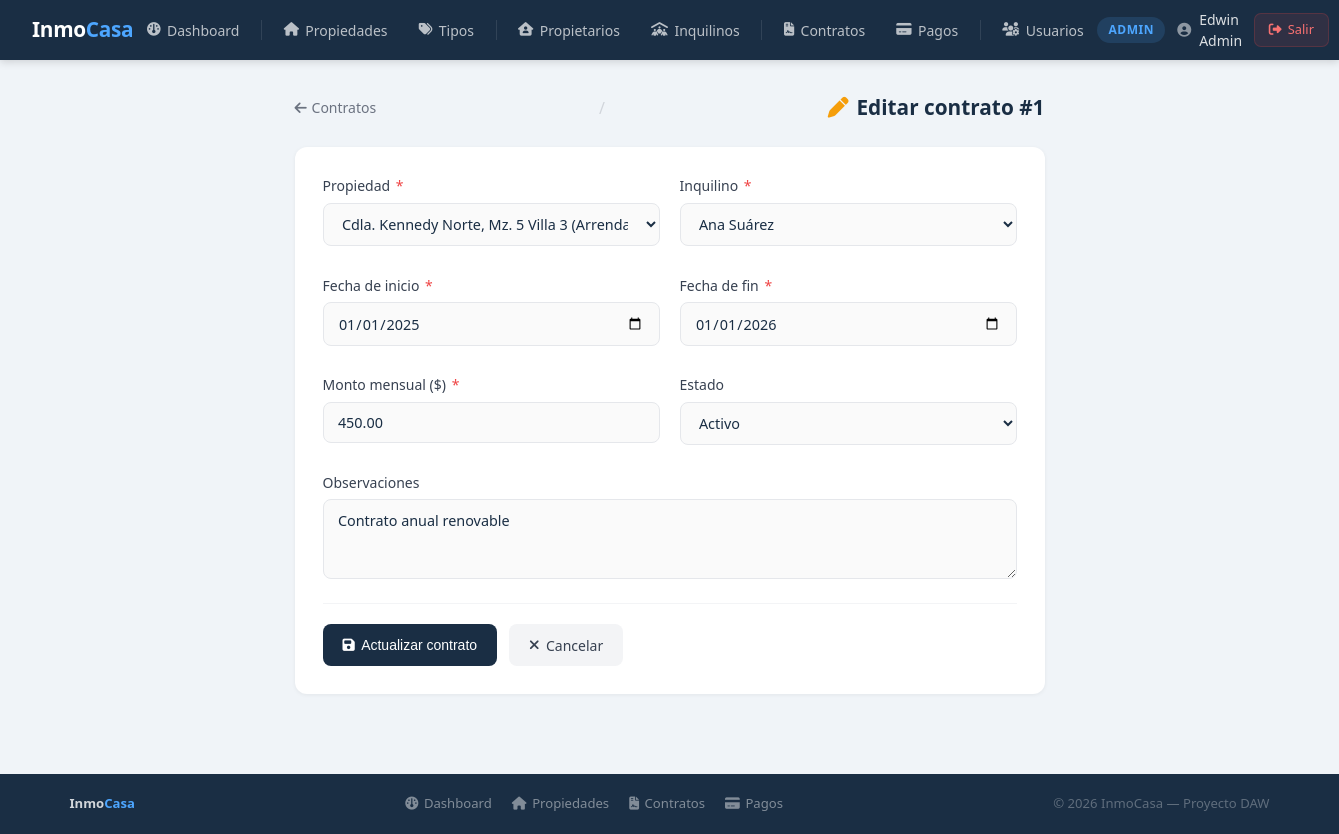
The page /index.php?action=contrato_editar&id=1 (signed in) on the database its author committed.
### tables this page shows
CREATE TABLE IF NOT EXISTS contratos (
    id INT AUTO_INCREMENT PRIMARY KEY,
    propiedad_id INT NOT NULL,
    inquilino_id INT NOT NULL,
    fecha_inicio DATE NOT NULL,
    fecha_fin DATE NOT NULL,
    monto_mensual DECIMAL(10,2) NOT NULL,
    estado ENUM('Activo', 'Finalizado', 'Cancelado') DEFAULT 'Activo',
    observaciones TEXT,
    created_at TIMESTAMP DEFAULT CURRENT_TIMESTAMP,
    FOREIGN KEY (propiedad_id) REFERENCES propiedades(id),
    FOREIGN KEY (inquilino_id) REFERENCES inquilinos(id)
);

CREATE TABLE IF NOT EXISTS propiedades (
    id INT AUTO_INCREMENT PRIMARY KEY,
    direccion VARCHAR(200) NOT NULL,
    precio DECIMAL(10,2) NOT NULL,
    metros2 DECIMAL(8,2) NOT NULL,
    descripcion TEXT,
    estado ENUM('Disponible', 'Arrendada', 'En venta', 'Vendida') DEFAULT 'Disponible',
    tipo_id INT NOT NULL,
    propietario_id INT NOT NULL,
    created_at TIMESTAMP DEFAULT CURRENT_TIMESTAMP,
    FOREIGN KEY (tipo_id) REFERENCES tipos_inmueble(id),
    FOREIGN KEY (propietario_id) REFERENCES propietarios(id)
);

CREATE TABLE IF NOT EXISTS inquilinos (
    id INT AUTO_INCREMENT PRIMARY KEY,
    nombre VARCHAR(100) NOT NULL,
    cedula VARCHAR(13) NOT NULL UNIQUE,
    telefono VARCHAR(15),
    email VARCHAR(100) NOT NULL UNIQUE,
    direccion VARCHAR(200),
    referencia VARCHAR(200),
    created_at TIMESTAMP DEFAULT CURRENT_TIMESTAMP
);

### app/controllers/ContratoController.php (called while the page is built, shortened)
<?php
include_once __DIR__ . '/../models/Contrato.php';
include_once __DIR__ . '/../models/Propiedad.php';
include_once __DIR__ . '/../models/Inquilino.php';
class ContratoController {
    private $modelo;
    public function __construct() {
        $this->modelo = new Contrato();
    }
    public function editar($id) {
        $contrato = $this->modelo->obtenerPorId($id);
        $propiedadModelo = new Propiedad();
        $propiedades = $propiedadModelo->obtenerTodos();
        $inquilinoModelo = new Inquilino();
        $inquilinos = $inquilinoModelo->obtenerTodos();
        include_once __DIR__ . '/../views/contratos/editar.php';
    }
}
?>

### config/database.example.php (called while the page is built, shortened)
<?php
class Database{
    private static $conn = null;
    public static function getConexion(){
        if( self::$conn === null){
            try{
                $dsn = 'mysql:host='.DB_HOST .
                ';port='. DB_PORT .
                ';dbname='.DB_NAME .
                ';charset=utf8';
                self::$conn = new PDO($dsn , DB_USER,DB_PASS ,[
                    PDO::ATTR_ERRMODE => PDO::ERRMODE_EXCEPTION,
                    PDO::ATTR_DEFAULT_FETCH_MODE => PDO::FETCH_ASSOC,
                    PDO::ATTR_EMULATE_PREPARES => false,
                ]);
            }catch(PDOException $e){
                die("Error de conexion: ". $e->getMessage());
            }
        }
        return self::$conn;
    }
}
?>

### app/models/Contrato.php (called while the page is built, shortened)
<?php
class Contrato
{
    private $conn;
    public function __construct()
    {
        $this->conn = Database::getConexion();
    }
    public function obtenerPorId($id)
    {
        try {
            $sql = "SELECT c.*,
            p.direccion AS propiedad_direccion,
            p.propietario_id,
            i.nombre AS nombre_inquilino
            FROM contratos c
            INNER JOIN propiedades p ON c.propiedad_id = p.id
            Inner join inquilinos i ON c.inquilino_id = i.id
            WHERE c.id = ?";
            $stmt = $this->conn->prepare($sql);
            $stmt->execute([$id]);
            return $stmt->fetch();
        } catch (PDOException $e) {
            return ["Exito" => false, "mensaje" => "Error de obtener por id" . $e->getMessage()];
        }
    }
}

### app/models/Propiedad.php (called while the page is built, shortened)
<?php
class Propiedad {
    private $conn;
    public function __construct() {
        $this->conn = Database::getConexion();
    }
    public function obtenerTodos() {
        try {
            $sql = "SELECT p.*,
                    t.nombre AS tipo_nombre,
                    pr.nombre AS propietario_nombre
                    FROM propiedades p
                    INNER JOIN tipos_inmueble t ON p.tipo_id = t.id
                    INNER JOIN propietarios pr ON p.propietario_id = pr.id
                    ORDER BY p.created_at DESC";
            $stmt = $this->conn->prepare($sql);
            $stmt->execute();
            return $stmt->fetchAll();
        } catch (PDOException $e) {
            return ["exito" => false, "mensaje" => "Error al obtener propiedades: " . $e->getMessage()];
        }
    }
}
?>

### app/models/Inquilino.php (called while the page is built, shortened)
<?php
class Inquilino {
    private $conn;
    public function __construct() {
        $this->conn = Database::getConexion();
    }
    public function obtenerTodos() {
        try {
            $sql = "SELECT * FROM inquilinos ORDER BY nombre ASC";
            $stmt = $this->conn->prepare($sql);
            $stmt->execute();
            return $stmt->fetchAll();
        } catch (PDOException $e) {
            return ["exito" => false, "mensaje" => "Error al obtener inquilinos: " . $e->getMessage()];
        }
    }
}
?>

### app/views/contratos/editar.php (the view, shortened to what this page needs)
<?php include_once __DIR__ . '/../layouts/header.php'; ?>
<?php
$contrato    = $contrato    ?? [];
$propiedades = $propiedades ?? [];
$inquilinos  = $inquilinos  ?? [];
?>
<div class="page-header">
    <a href="<?= BASE_URL ?>?action=contratos"><i class="fa-solid fa-arrow-left"></i> Contratos</a>
    <span class="separator">/</span>
    <div class="page-title"><i class="fa-solid fa-pen"></i> Editar contrato #<?= $contrato['id'] ?? '' ?></div>
</div>
<div class="form-card">
    <form id="formContrato" method="POST"
          action="<?= BASE_URL ?>?action=contrato_actualizar&id=<?= $contrato['id'] ?? '' ?>"
          novalidate>
        <div class="form-grid">
            <div class="form-group">
                <label>Propiedad <span class="required">*</span></label>
                <select name="propiedad_id" id="propiedad_id">
                    <?php foreach ($propiedades as $p): ?>
                        <option value="<?= $p['id'] ?>" <?= $p['id'] == ($contrato['propiedad_id'] ?? '') ? 'selected' : '' ?>>
                            <?= htmlspecialchars($p['direccion']) ?> (<?= htmlspecialchars($p['estado']) ?>)
                        </option>
                    <?php endforeach; ?>
                </select>
            </div>
            <div class="form-group">
                <label>Inquilino <span class="required">*</span></label>
                <select name="inquilino_id" id="inquilino_id">
                    <?php foreach ($inquilinos as $i): ?>
                        <option value="<?= $i['id'] ?>" <?= $i['id'] == ($contrato['inquilino_id'] ?? '') ? 'selected' : '' ?>>
                            <?= htmlspecialchars($i['nombre']) ?>
                        </option>
                    <?php endforeach; ?>
                </select>
            </div>
            <div class="form-group">
                <label>Fecha de inicio <span class="required">*</span></label>
                <input type="date" name="fecha_inicio" id="fecha_inicio" value="<?= htmlspecialchars($contrato['fecha_inicio'] ?? '') ?>">
            </div>
            <div class="form-group">
                <label>Fecha de fin <span class="required">*</span></label>
                <input type="date" name="fecha_fin" id="fecha_fin" value="<?= htmlspecialchars($contrato['fecha_fin'] ?? '') ?>">
            </div>
            <div class="form-group">
                <label>Monto mensual ($) <span class="required">*</span></label>
                <input type="number" name="monto_mensual" id="monto_mensual" step="0.01" min="0.01" value="<?= htmlspecialchars($contrato['monto_mensual'] ?? '') ?>">
            </div>
            <div class="form-group">
                <label>Estado</label>
                <select name="estado">
                    <?php foreach (['Activo','Finalizado','Cancelado'] as $est): ?>
                        <option value="<?= $est ?>" <?= $est === ($contrato['estado'] ?? '') ? 'selected' : '' ?>><?= $est ?></option>
                    <?php endforeach; ?>
                </select>
            </div>
            <div class="form-group full">
                <label>Observaciones</label>
                <textarea name="observaciones"><?= htmlspecialchars($contrato['observaciones'] ?? '') ?></textarea>
            </div>
        </div>
        <div class="form-actions">
            <button type="submit" class="btn btn-primary"><i class="fa-solid fa-floppy-disk"></i> Actualizar contrato</button>
            <a href="<?= BASE_URL ?>?action=contratos" class="btn btn-secondary"><i class="fa-solid fa-xmark"></i> Cancelar</a>
        </div>
    </form>
</div>
<?php include_once __DIR__ . '/../layouts/footer.php'; ?>

### public/css/style.css (style rules this page uses)
*, *::before, *::after { margin: 0; padding: 0; box-sizing: border-box; }
html { font-size: 16px; }
body { font-family: 'Segoe UI', system-ui, -apple-system, sans-serif; background: #f0f4f8; color: #1a2e44; min-height: 100vh; line-height: 1.5; display: flex; flex-direction: column; }
a { color: #4da6ff; text-decoration: none; transition: color 0.2s; }
.btn { display: inline-flex; align-items: center; gap: 0.4rem; padding: 0.55rem 1.1rem; border-radius: 8px; font-size: 0.875rem; font-weight: 500; text-decoration: none; cursor: pointer; border: none; transition: all 0.2s; white-space: nowrap; }
.btn-primary { background: #1a2e44; color: #fff; }
.btn-secondary { background: #f3f4f6; color: #374151; }
.form-card { background: #fff; border-radius: 12px; box-shadow: 0 1px 4px rgba(0,0,0,0.06); padding: 1.75rem; max-width: 750px; }
.form-grid { display: grid; grid-template-columns: 1fr 1fr; gap: 1.25rem; }
.form-group { display: flex; flex-direction: column; gap: 0.4rem; }
.form-group.full { grid-column: 1 / -1; }
label { font-size: 0.875rem; font-weight: 500; color: #374151; }
.required { color: #ef4444; margin-left: 2px; }
input[type="text"], input[type="email"], input[type="password"], input[type="number"], input[type="date"], select, textarea { width: 100%; padding: 0.65rem 0.9rem; border: 1.5px solid #e5e7eb; border-radius: 8px; font-size: 0.9rem; color: #1a2e44; background: #fafafa; outline: none; transition: border-color 0.2s, background 0.2s; font-family: inherit; }
textarea { resize: vertical; min-height: 80px; }
.form-actions { display: flex; gap: 0.75rem; margin-top: 1.5rem; padding-top: 1.25rem; border-top: 1px solid #f3f4f6; }
.page-header { display: flex; align-items: center; justify-content: space-between; margin-bottom: 1.5rem; flex-wrap: wrap; gap: 1rem; }
.page-title { font-size: 1.3rem; font-weight: 600; color: #1a2e44; display: flex; align-items: center; gap: 0.5rem; }
.page-title i { color: #4da6ff; }

### app/views/layouts/header.php (style rules this page uses)
* { margin: 0; padding: 0; box-sizing: border-box; }
body { font-family: 'Segoe UI', sans-serif; background: #f0f4f8; min-height: 100vh; display: flex; flex-direction: column; }

### app/views/contratos/editar.php (style rules this page uses)
.page-header { display: flex; align-items: center; gap: 0.75rem; margin-bottom: 1.5rem; }
.page-header a { color: #6b7280; text-decoration: none; font-size: 0.875rem; display: flex; align-items: center; gap: 0.3rem; }
.separator { color: #d1d5db; }
.page-title { font-size: 1.3rem; font-weight: 600; color: #1a2e44; display: flex; align-items: center; gap: 0.5rem; }
.page-title i { color: #f59e0b; }
.form-card { background: #fff; border-radius: 12px; box-shadow: 0 1px 4px rgba(0,0,0,0.06); padding: 1.75rem; max-width: 750px; }
.form-grid { display: grid; grid-template-columns: 1fr 1fr; gap: 1.25rem; }
.form-group { display: flex; flex-direction: column; gap: 0.4rem; }
.form-group.full { grid-column: 1 / -1; }
label { font-size: 0.875rem; font-weight: 500; color: #374151; }
.required { color: #ef4444; margin-left: 2px; }
input, select, textarea { padding: 0.65rem 0.9rem; border: 1.5px solid #e5e7eb; border-radius: 8px; font-size: 0.9rem; color: #1a2e44; background: #fafafa; outline: none; transition: border-color 0.2s; font-family: inherit; }
textarea { resize: vertical; min-height: 80px; }
.form-actions { display: flex; gap: 0.75rem; margin-top: 1.5rem; padding-top: 1.25rem; border-top: 1px solid #f3f4f6; }
.btn { display: inline-flex; align-items: center; gap: 0.4rem; padding: 0.65rem 1.25rem; border-radius: 8px; font-size: 0.875rem; font-weight: 500; text-decoration: none; cursor: pointer; border: none; transition: all 0.2s; }
.btn-primary { background: #1a2e44; color: #fff; }
.btn-secondary { background: #f3f4f6; color: #374151; }

### rows shown on the page
contratos: id "1", propiedad_id "Cdla. Kennedy Norte, Mz. 5 Villa 3 (Arrendada)", inquilino_id "Ana Suárez", fecha_inicio "01/01/2025", fecha_fin "01/01/2026", monto_mensual "450.00", estado "Activo", observaciones "Contrato anual renovable"

### other values the page prints
$rol "ADMIN"
$nombre "Edwin Admin"
